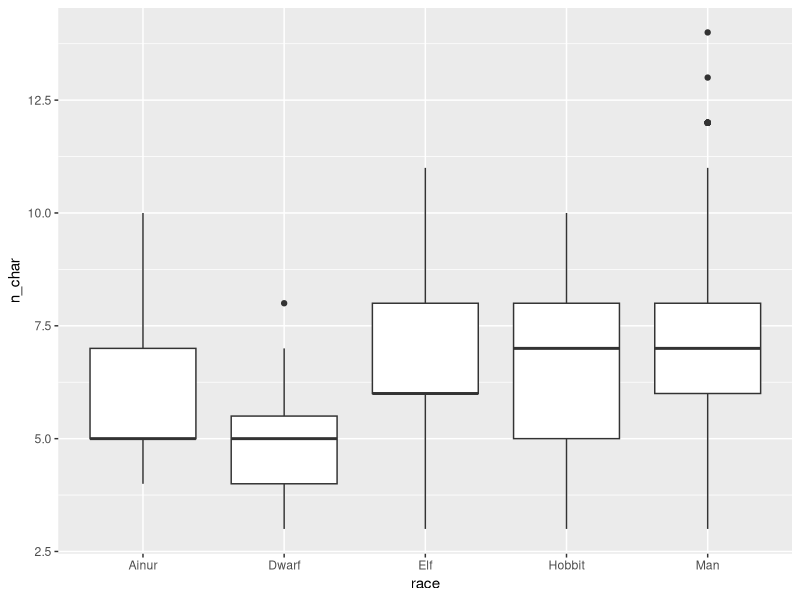
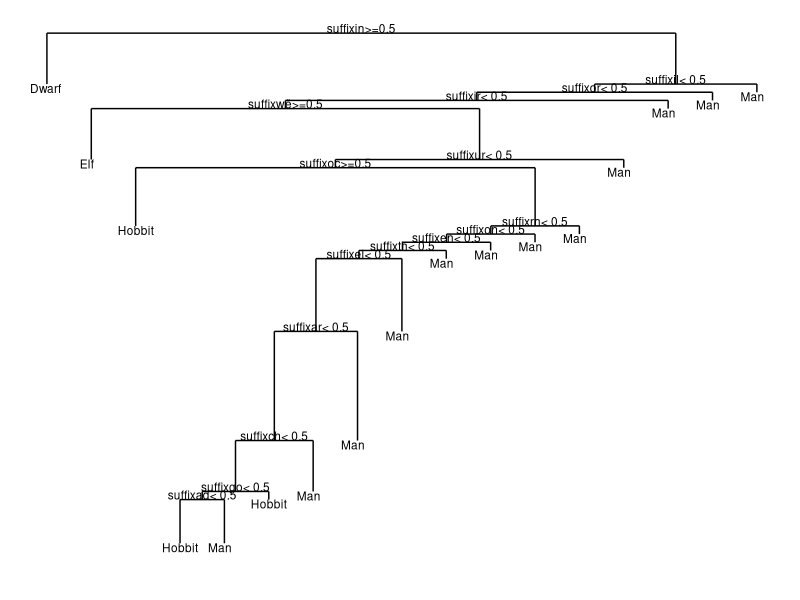
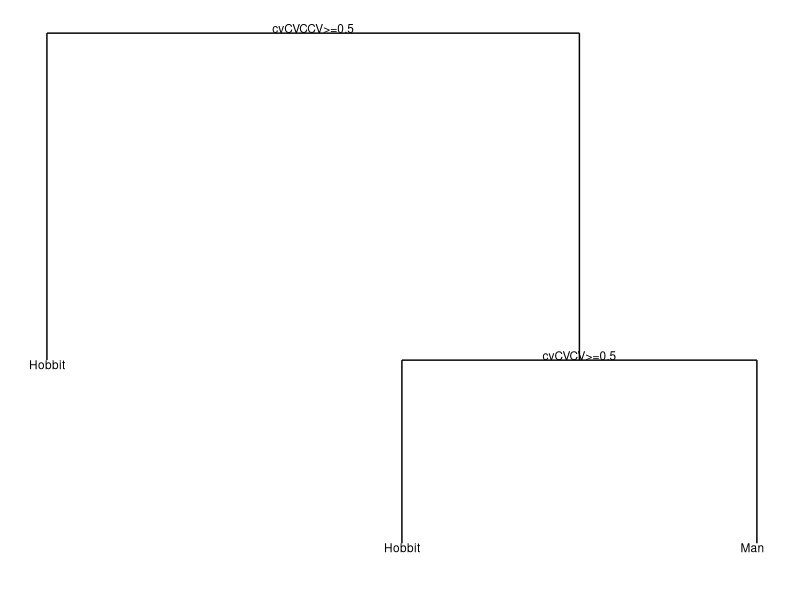

R code for these plots, in order:
## ---- chunk 1
knitr::opts_chunk$set(echo = TRUE)
library(tidyverse)
library(caret)
# library(syllable)
library(stringi)
library(ggdendro)
## ---- chunk 2
cv_pattern <- function(string) {
    n_char <- nchar(string)
    split <- str_split(string, "")[[1]]
    pattern <- ""
    for (char in 1:n_char) {
        if (split[char] %in% c("a", "e", "i", "o", "u")) {
            pattern <- paste0(pattern, "V")
        } else {
            pattern <- paste0(pattern, "C")
        }
    }
    return(pattern)
}
## ---- chunk 3
lotr <- read_csv("data/characters_data.csv") %>%
    mutate(
        first_name = gsub("\\s.+", "", name),
        n_char = nchar(first_name),
        suffix = substr(first_name, nchar(first_name) - 1, nchar(first_name)),
        cv = sapply(tolower(stri_trans_general(first_name, "Latin-ASCII")), cv_pattern, USE.NAMES = FALSE),
        n_syl = str_count(cv, "V")
    )
## ---- chunk 4
set.seed(8788)

training_index <- createDataPartition(
    lotr$race,
    p = 0.7,
    list = FALSE
)

training <- lotr %>%
    slice(training_index)

testing <- lotr %>%
    slice(-training_index)
## ---- chunk 5
training %>%
    ggplot(aes(race, n_char)) +
    geom_boxplot()
## ---- chunk 6
dendro <- train(race ~ suffix, data = lotr, method = "rpart")
## ---- chunk 7
dendro_df <- dendro_data(dendro$finalModel)
## ---- chunk 8
ggplot() + 
    geom_segment(data = dendro_df$segments, 
                 aes(x = x, y = y, xend = xend, yend = yend)) + 
    geom_text(data = dendro_df$labels, 
              aes(x = x, y = y, label = label), size = 3, vjust = 0) +
    geom_text(data = dendro_df$leaf_labels, 
              aes(x = x, y = y, label = label), size = 3, vjust = 1) +
    theme_dendro()
## ---- chunk 9
dendro_syl <- train(race ~ cv, data = lotr, method = "rpart")
## ---- chunk 10
dendro_df <- dendro_data(dendro_syl$finalModel)
## ---- chunk 11
ggplot() + 
    geom_segment(data = dendro_df$segments, 
                 aes(x = x, y = y, xend = xend, yend = yend)) + 
    geom_text(data = dendro_df$labels, 
              aes(x = x, y = y, label = label), size = 3, vjust = 0) +
    geom_text(data = dendro_df$leaf_labels, 
              aes(x = x, y = y, label = label), size = 3, vjust = 1) +
    theme_dendro()
